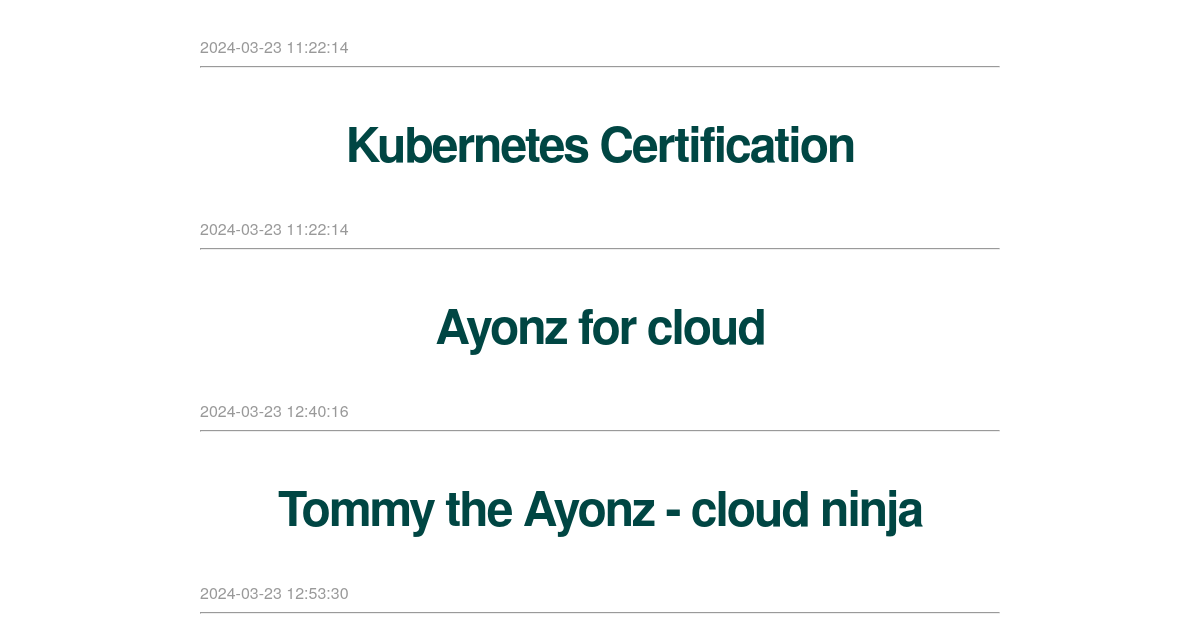
Before: / (lower part) with the older database file.
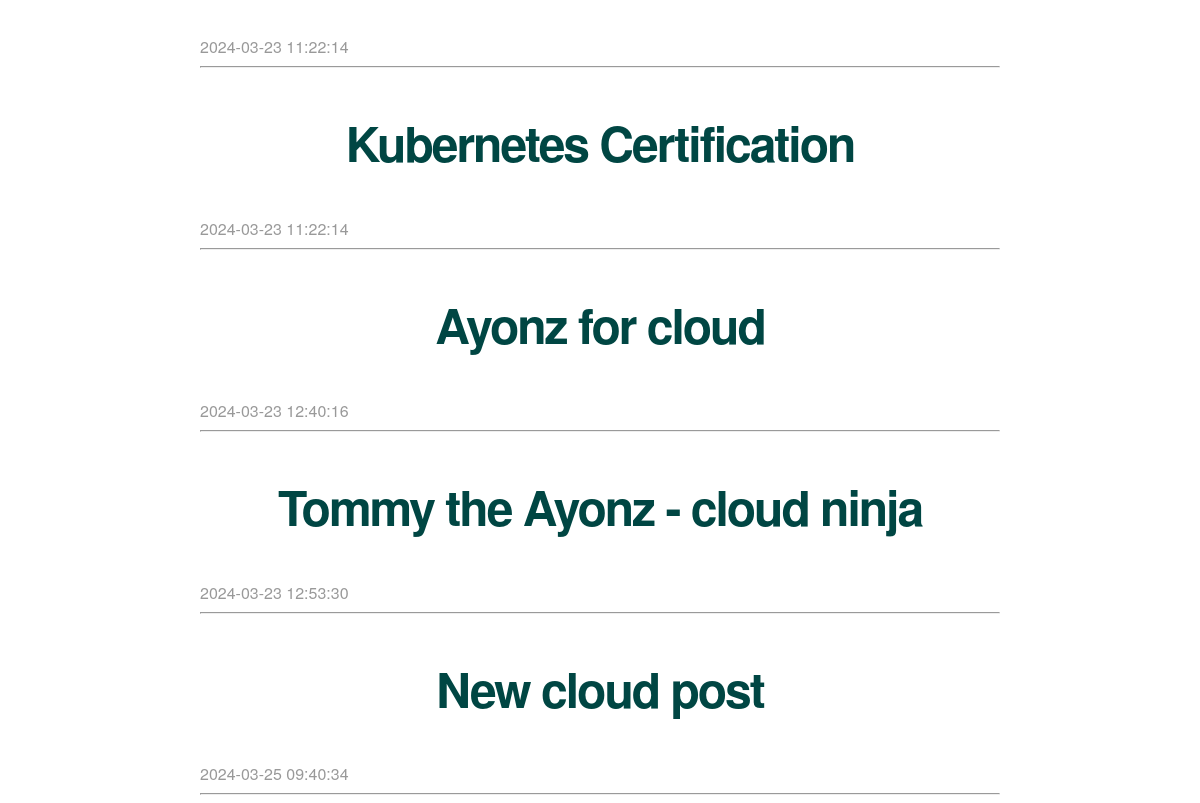
After: the same page with the newer database file.
### tables this page shows
CREATE TABLE posts (
    id INTEGER PRIMARY KEY AUTOINCREMENT,
    created TIMESTAMP NOT NULL DEFAULT CURRENT_TIMESTAMP,
    title TEXT NOT NULL,
    content TEXT NOT NULL
);

### app.py (the view)
@app.route('/')
def index():
    connection = get_db_connection()
    posts = connection.execute('SELECT * FROM posts').fetchall()
    connection.close()
    logging.info("The homepage has been retrieved.")
    return render_template('index.html', posts=posts)

### app.py (called while the page is built)
def get_db_connection():
    global db_connection_count
    db_connection_count += 1
    connection = sqlite3.connect('database.db')
    connection.row_factory = sqlite3.Row
    return connection

### templates/index.html (shortened to what this page needs)
{% extends 'base.html' %}
{% block content %}
    {% for post in posts %}
        <a class="post" href="{{ url_for('post', post_id=post['id']) }}">
            <h2>{{ post['title'] }}</h2>
        </a>
        <span class="timestamp">{{ post['created'] }}</span>
        <hr>
    {% endfor %}
{% endblock %}

### templates/base.html (shortened to what this page needs)
<!doctype html>
<html lang="en">
  <head>
     <link rel="stylesheet" href="{{ url_for('static', filename='css/main.css') }}">
  </head>
  <body>
    <div class="container">
        {% block content %} {% endblock %}
    </div>
  </body>
</html>

### static/css/main.css (style rules this page uses)
body { margin: 0; padding: 0; font-family: "Helvetica Neue", Helvetica, Arial, sans-serif; color: #444; }
.container { width: 800px; margin: 0 auto; margin-block-start: 80px; }
h2 { font-size: 3em; margin-top: 40px; text-align: center; letter-spacing: -2px; color: #004643; }
.post { text-decoration: none; }
.timestamp { color: #999; }

Changed rows visible on the page:
added posts: title "New cloud post", created "2024-03-25 09:40:34"
